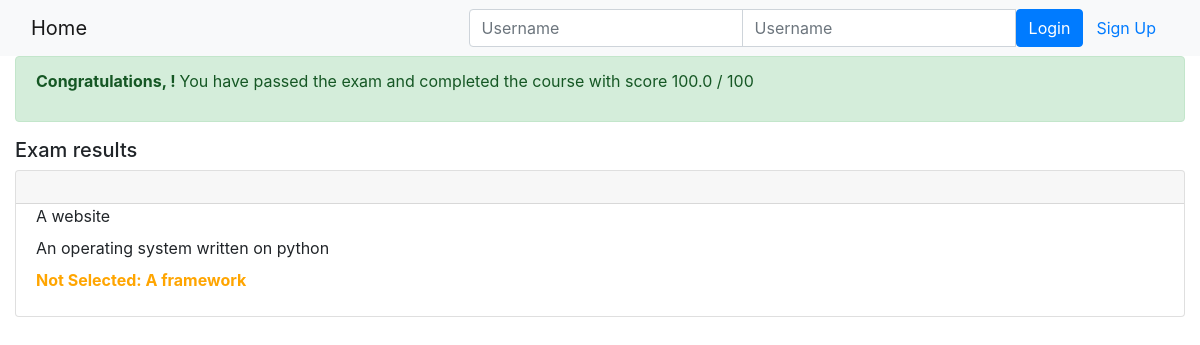
The page /onlinecourse/course/3/submission/3/result/ on the database its author committed.
### onlinecourse/models.py (models this page shows, shortened)
class Question(models.Model):
    course = models.ForeignKey(Course, on_delete=models.CASCADE,null=True)
    text = models.CharField(max_length=150,null=True)
    grade = models.FloatField()

class Choice(models.Model):
    question = models.ForeignKey(Question, on_delete=models.CASCADE,null=True)
    text = models.CharField(max_length=150,null=True )
    is_correct = models.BooleanField()

### onlinecourse/views.py (the view)
# urls.py: path('course/<int:course_id>/submission/<int:submission_id>/result/', views.show_exam_result, name = 'show_exam_result'),
def show_exam_result(request, course_id, submission_id):
    context = {}
    course = get_object_or_404(Course, pk=course_id)
    submission = get_object_or_404(Submission, pk=submission_id)
    selected_choices = Submission.objects.filter(id = submission_id).values_list('choices', flat=True)
    grade = 0
    for i in submission.choices.all().filter(is_correct=True).values_list('question_id'):
        grade += Question.objects.filter(id=i[0]).first().grade
    context['course'] = course
    context['selected_ids'] = selected_choices
    context['grade'] = grade
    return render(request, 'onlinecourse/exam_result_bootstrap.html', context)

### onlinecourse/templates/onlinecourse/exam_result_bootstrap.html (shortened to what this page needs)
<!DOCTYPE html>
<html lang="en">
<head>
    {% load static %}
    <link rel="stylesheet" href="https://maxcdn.bootstrapcdn.com/bootstrap/4.5.2/css/bootstrap.min.css">
</head>
<body>
 <nav class="navbar navbar-light bg-light">
    <div class="container-fluid">
        <div class="navbar-header">
              <a class="navbar-brand" href="{% url 'onlinecourse:index' %}">Home</a>
        </div>
        <ul class="nav navbar-nav navbar-right">
            {% if user.is_authenticated %}
            <li>
                <a class="btn btn-link" href="#">{{ user.first_name }}({{ user.username }})</a>
                <a class="btn btn-link" href="{% url 'onlinecourse:logout' %}">Logout</a>
            </li>
            {% else %}
            <li>
                <form class="form-inline" action="{% url 'onlinecourse:login' %}" method="post">
                    <div class="input-group">
                        <input type="text" class="form-control" placeholder="Username" name="username" >
                        <input type="password" class="form-control" placeholder="Username" name="psw" >
                        <button class="btn btn-primary" type="submit">Login</button>
                        <a class="btn btn-link" href="{% url 'onlinecourse:registration' %}">Sign Up</a>
                    </div>
                </form>
            </li>
            {% endif %}
        </ul>
    </div>
</nav>
<div class="container-fluid">
    {% if grade > 80 %}
    <div class="alert alert-success">
       <p><b>Congratulations, {{user.first_name}}! </b>You have passed the exam and completed the course with score {{grade}} / 100</p>
    </div>
        {% else %}
        <div class="alert alert-danger">
            <p><b>Failed. </b>Sorry, {{user.first_name}}! You have failed the exam with score {{grade}} / 100</p>
        </div>
        <a class="btn btn-link text-danger" href="{% url 'onlinecourse:course_details' course.id %}">Re-test</a>
        {% endif %}
        <div class="card-columns-vertical mt-1">
        <h5 class="">Exam results</h5>
            {% for question in course.question_set.all %}
            <div class="card mt-1">
                <div class="card-header"><h5 style="font-weight:bold">{{ question.question_text}}</h5></div>
                <div class="form-group">
                    {% for choice in question.choice_set.all %}
                    <div class="form-check">
                        {% if choice.id in selected_ids %}
                            {% if choice.is_correct == True %}
                                <label style="color:#2ea94a;font-weight:bold">Correct answer: {{choice.text}}</label>
                            {% else %}
                                <label style="color:red;font-weight:bold">Wrong answer: {{choice.text}}</label>
                            {% endif %}
                        {% elif choice.id not in selected_ids and choice.is_correct == True %}
                            <label style="color:#ffa500;font-weight:bold">Not Selected: {{choice.text}}</label>
                        {% else %}
                            <label>{{choice.text}}</label>
                        {% endif %}
                    </div>
                    {% endfor %}
                </div>
            {% endfor %}
        </div>
    </div>
</body>
</html>

### rows shown on the page
Choice: text "A website"
Choice: text "An operating system written on python"
Choice: text "A framework"

### other values the page prints
{{ grade }} "100.0"
